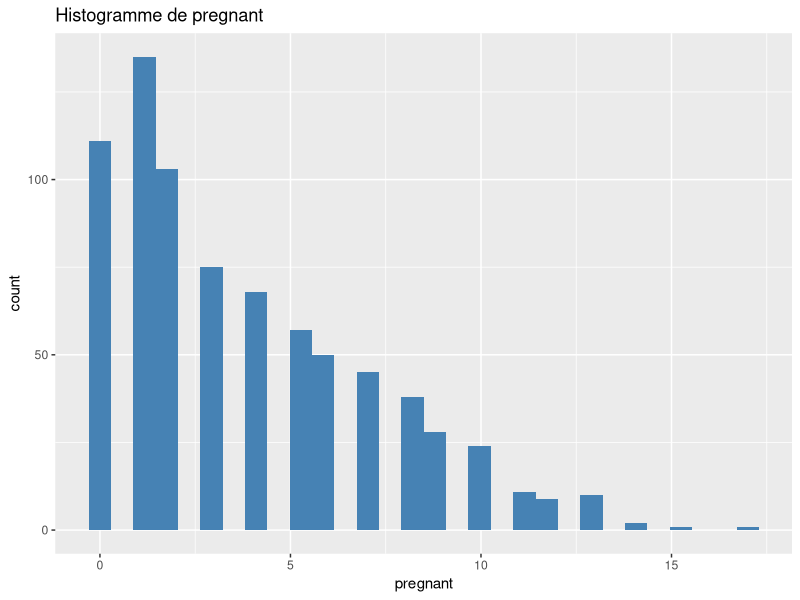
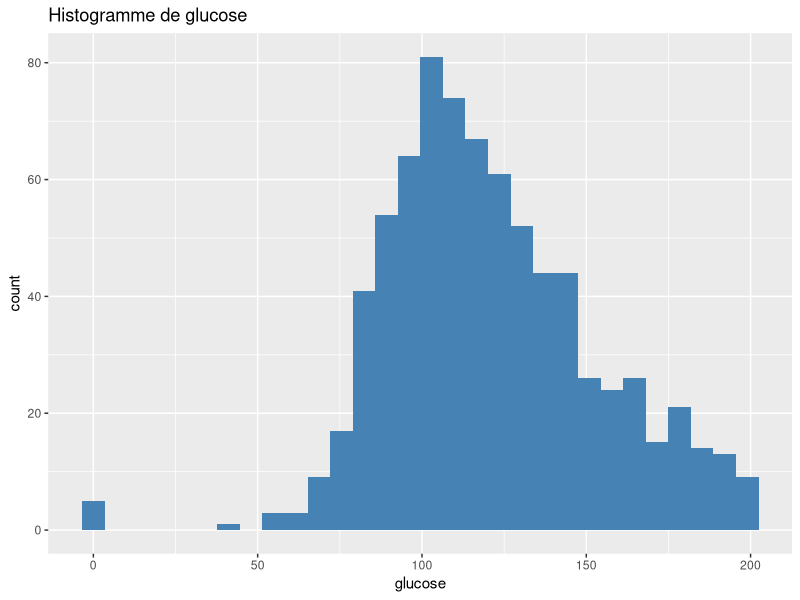
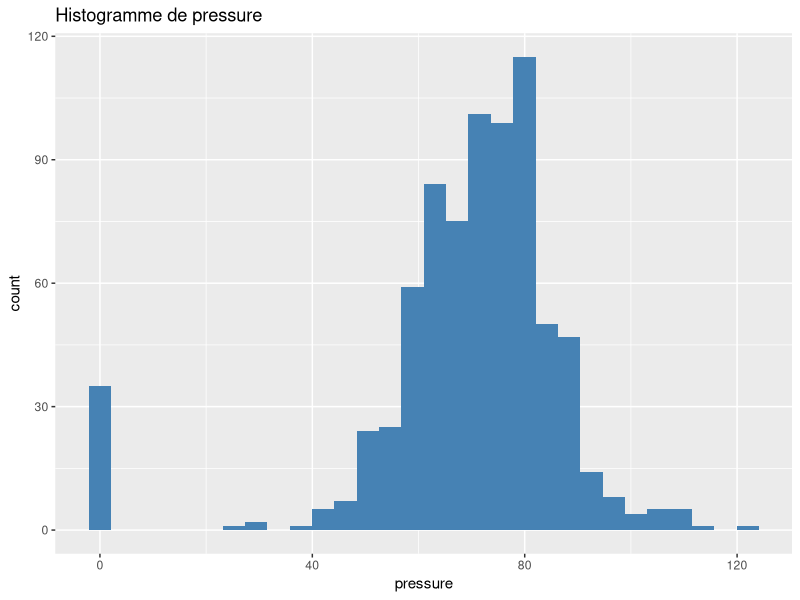
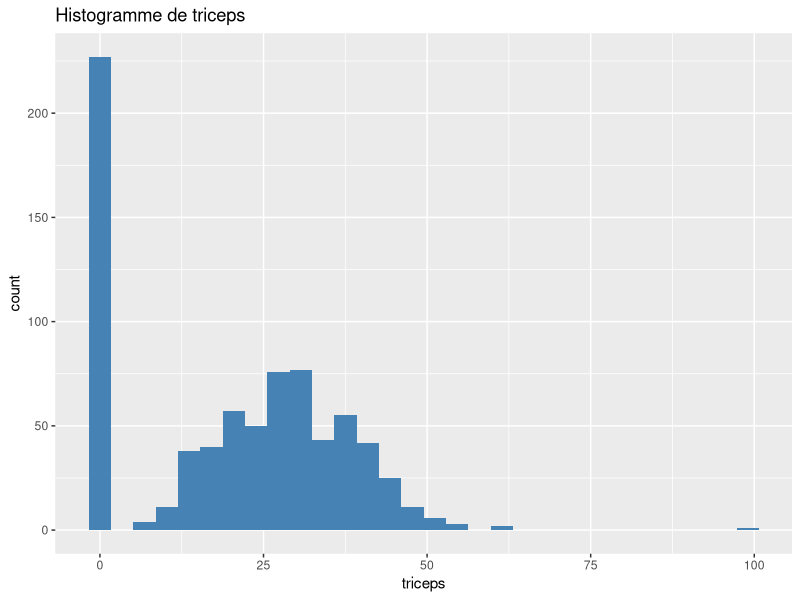
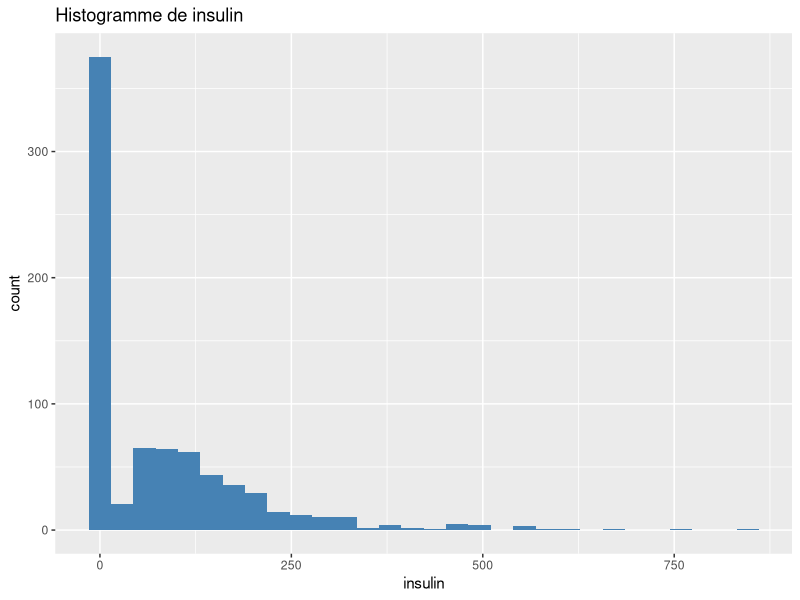
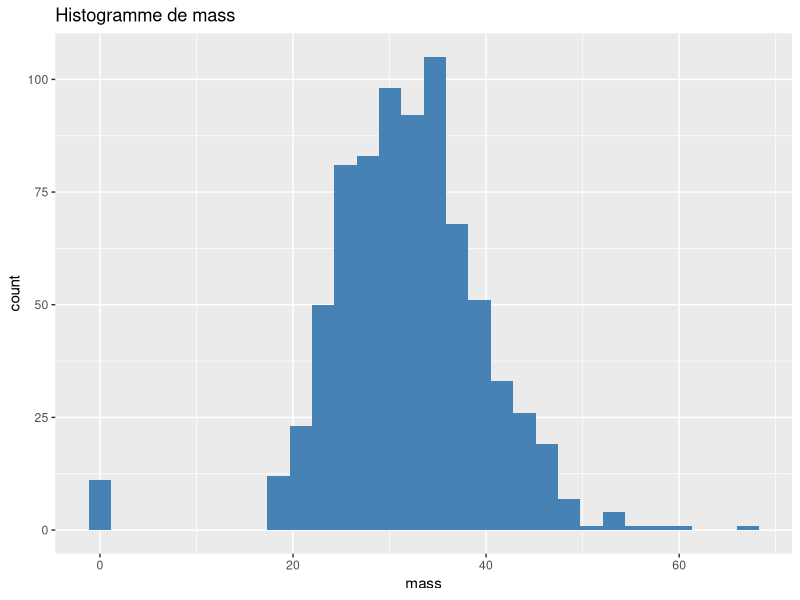
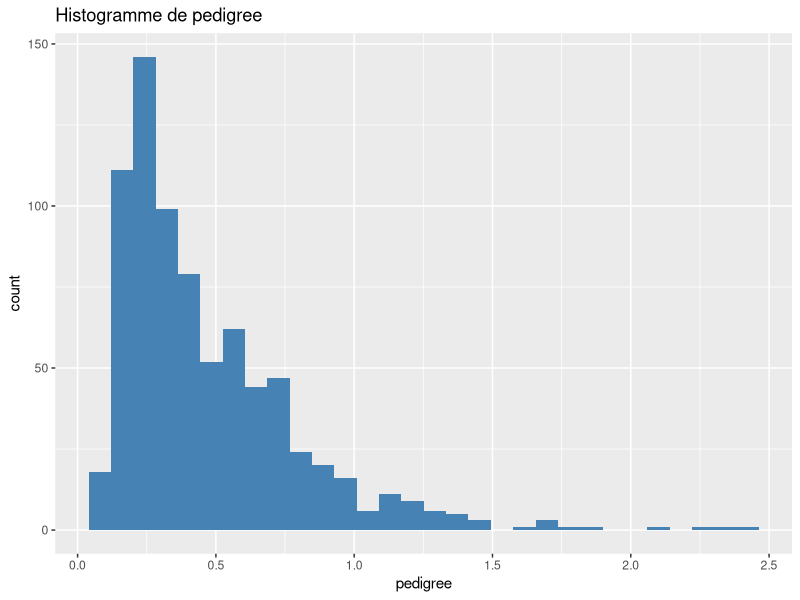
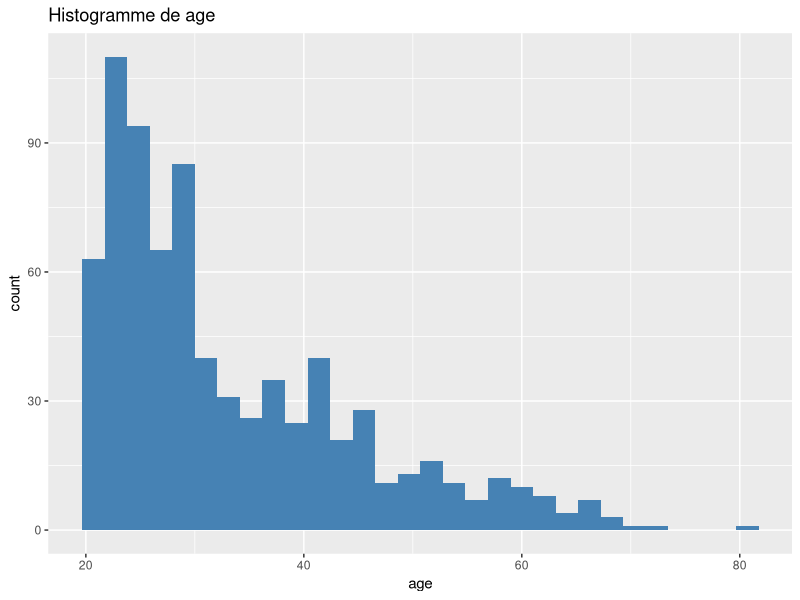

Write the R code that produced these figures, in order.
## ---- chunk 1
library(mlbench)
library(ggplot2)
library(GGally)
library(MASS)
library(e1071)
library(caret)
library(dplyr)
## ---- chunk 2

simul <- function(eps,n_obs) {
  n1 = n_obs/2
  
  var = diag(2) # la variance de nos 2 gaussiennes. 
  
  X1 = mvrnorm(n1,c(0,0),var)
  X2 = mvrnorm(n1,c(eps,eps),var)
  X  = rbind(X1,X2) #matrices des données
  Y = c(rep(1,n1),rep(2,n1)) #vecteurs des étiquettes 
  
  return (list(X = X, Y = Y))
  
}
## ---- chunk 3
err_empirique <- function (eps,n_obs,n_sim){
  erreur = numeric(n_sim)
  for (i in 1:n_sim){
    De <- simul(eps,n_obs) #Jeu d'entrainement pour le modèle.
    Dt <- simul(eps,n_obs) #Jeu de test pour le modèle.
  
    cb <-lda(De$X,De$Y) #cb pour classifieur de bayes, dans le cas de 2 lois gaussiennes de même matrice lda et le classfieur de bayes coincident.
    res_cb <- predict(cb,Dt$X)$class #les classes de chaqu'une des observations estimer par le classifieur.
  
    erreur[i] <- mean(res_cb != Dt$Y) 
  }
  return (mean(erreur))
}

#Test
print(err_empirique(0.1,200,2025))
print(err_empirique(1,200,2025))
print(err_empirique(2,200,2025))
print(err_empirique(10,200,2025))
# On remarque que plus $epsilon$ augmente plus (de façon extremement plus rapide l'erreur chute), resultat logique etant donné que plus les classes sont écartées, plus le classifieur arrivera a séparer les classes
## ---- chunk 4
erreur_th <- function(eps) {
  if (eps == 0) {
    return (0.5)
  }
  moy = eps^2
  var = 2*eps^2
  erreur_classe1 <- pnorm(0,mean = moy,sd = sqrt(var))
  erreur_classe2 <- erreur_classe1
  return ((0.5)*erreur_classe1 + 0.5*erreur_classe2)
  
}

#test
erreur_th(1)
## ---- chunk 5
data(PimaIndiansDiabetes)
df = PimaIndiansDiabetes
head(df)
summary(df)
str(df)
dim(df)  #768x9
## ---- chunk 6

#Histogramme méthode univariées} 
for (col in names(df)[1:8]) {   print(ggplot(df, aes(x = .data[[col]])) +            geom_histogram(bins = 30, fill = "steelblue") +
ggtitle(paste("Histogramme de", col))) }
## ---- chunk 7
for (col in names(df)[1:8]) {
  print(ggplot(df, aes(x = diabetes, y = .data[[col]], fill = diabetes)) + 
          geom_boxplot() + 
          ggtitle(paste(col, "vs diabetes")))
}
## ---- chunk 8
df_sample <- df[sample(nrow(df), 200), ]
ggpairs(df_sample[, c("glucose", "age", "mass", "diabetes")], 
        aes(color=diabetes, alpha=0.6),
        upper = list(continuous = wrap("cor", size=3)))
## ---- chunk 9
#transformation de nos variables

dfV2 =df

#on souhaite gerer les valeurs abérantes 

#cas des 0 abérants
#ces 5 variables ne devraient pas pouvoir valoir 0 
zeroA <- c("glucose","pressure","triceps","insulin","mass") 

#remplacement des 0 
for (i in zeroA){
  dfV2[dfV2[[i]] == 0, i] <- NA
}

#mtn on peux calculer la medianne et la moyenne 
#on vas remplacer chaque 0 par la medianne pour completer 
for (i in zeroA){
  medianne <- median(dfV2[[i]],na.rm =TRUE) #on retire les NA
  dfV2[is.na(dfV2[[i]]),i] <- medianne
}
library(dplyr)
X <- dfV2[, names(dfV2) != "diabetes"]
Y <- dfV2$diabetes

#ACP
#standardisation 
Xstand <- scale(X)

acp = prcomp(Xstand,center = FALSE, scale. = FALSE)

inertie_pourcentage <- acp$sdev^2 / sum(acp$sdev^2)
inertie_pourcentage_cumuler <- cumsum(inertie_pourcentage)

# Projection des individus
individus <- data.frame(
  PC1 = acp$x[,1],
  PC2 = acp$x[,2],
  diabetes = Y
)

ggplot(individus, aes(x = PC1, y = PC2, color = diabetes)) +
  geom_point(alpha = 0.6) +
  labs(title = "Projection des individus sur PC1 et PC2",
       x = paste0("PC1 (", round(inertie_pourcentage[1]*100, 1), "%)"),
       y = paste0("PC2 (", round(inertie_pourcentage[2]*100, 1), "%)")) +
  theme_minimal() +
  scale_color_manual(values = c("neg" = "blue", "pos" = "red"))

# Cercle des corrélations
variables <- data.frame(
  PC1 = acp$rotation[,1],
  PC2 = acp$rotation[,2],
  nom = rownames(acp$rotation)
)

ggplot(variables, aes(x = PC1, y = PC2)) +
  geom_segment(aes(xend = 0, yend = 0), 
               arrow = arrow(length = unit(0.3, "cm")), 
               color = "darkred", linewidth = 0.8) +
  geom_text(aes(label = nom), hjust = -0.1, vjust = -0.1, size = 4) +
  xlim(-1, 1) + ylim(-1, 1) +
  geom_hline(yintercept = 0, linetype = "dashed", alpha = 0.3) +
  geom_vline(xintercept = 0, linetype = "dashed", alpha = 0.3) +
  labs(title = "Cercle des corrélations",
       x = paste0("PC1 (", round(inertie_pourcentage[1]*100, 1), "%)"),
       y = paste0("PC2 (", round(inertie_pourcentage[2]*100, 1), "%)")) +
  theme_minimal() +
  coord_fixed()
## ---- chunk 10
#Kmeans

#methode du coude pour savoir combien de cluster on aura besoin 
#scic pour somme des carrés intra classe
scic <- sapply(1:10, function(k) { 
  kmeans(Xstand, centers = k, nstart = 20)$tot.withinss
})
#la méthode ne nous donne pas clairement un K optimal. J'ai donc décidé de tester le moment où il y a les décroissements les plus importants, en K = 2,3,5.
#on remarquera que K=2 est le meilleur choix même s'il sépare assez mal les 2 classes


data.frame(k = 1:10, WSS = scic) %>%
  ggplot(aes(x = k, y = WSS)) +
  geom_line(linewidth = 1) +
  geom_point(size = 3) +
  theme_minimal() +
  labs(title = "Méthode du coude pour K-means",
       x = "Nombre de clusters",
       y = "Within-cluster sum of squares")

# K-means avec k=2
kmeans_result <- kmeans(Xstand, centers = 2, nstart = 25)

# Visualisation sur les composantes principales
kmeans_df <- data.frame(
  PC1 = acp$x[,1],
  PC2 = acp$x[,2],
  Cluster = factor(kmeans_result$cluster),
  Diabetes = Y
)

ggplot(kmeans_df, aes(x = PC1, y = PC2, color = Cluster)) +
  geom_point(alpha = 0.6, size = 2) +
  theme_minimal() +
  labs(title = "K-means clustering (k=2) vs classes réelles")


# Confusion entre clusters et classes réelles
table(Cluster = kmeans_result$cluster, Diabetes = Y)

# K-means avec k=3
kmeans_result <- kmeans(Xstand, centers = 3, nstart = 25)

# Visualisation sur les composantes principales
kmeans_df <- data.frame(
  PC1 = acp$x[,1],
  PC2 = acp$x[,2],
  Cluster = factor(kmeans_result$cluster),
  Diabetes = Y
)

ggplot(kmeans_df, aes(x = PC1, y = PC2, color = Cluster)) +
  geom_point(alpha = 0.6, size = 2) +
  theme_minimal() +
  labs(title = "K-means clustering (k=3) vs classes réelles")

# Confusion entre clusters et classes réelles
table(Cluster = kmeans_result$cluster, Diabetes = Y)

# K-means avec k=5
kmeans_result <- kmeans(Xstand, centers = 5, nstart = 25)

# Visualisation sur les composantes principales
kmeans_df <- data.frame(
  PC1 = acp$x[,1],
  PC2 = acp$x[,2],
  Cluster = factor(kmeans_result$cluster),
  Diabetes = Y
)

ggplot(kmeans_df, aes(x = PC1, y = PC2, color = Cluster)) +
  geom_point(alpha = 0.6, size = 2) +
  theme_minimal() +
  labs(title = "K-means clustering (k=5) vs classes réelles")

# Confusion entre clusters et classes réelles
table(Cluster = kmeans_result$cluster, Diabetes = Y)


#on remarque que K=2 est  le meilleur choix au vue des resultats
## ---- chunk 11
# Division des données
part <- createDataPartition(dfV2$diabetes, p = 0.75, list = FALSE)
de <- dfV2[part, ]
dt <- dfV2[-part, ]

# Classifieur de Bayes Naïf
bayesNaive <- naiveBayes(diabetes ~ ., data = de)

bayesNaive_entr <- predict(bayesNaive, de)
bayesNaive_test <- predict(bayesNaive, dt)

cat("Entraînement")
confusionMatrix(bayesNaive_entr, de$diabetes)

cat("Test")
nb_cm <- confusionMatrix(bayesNaive_test, dt$diabetes)
print(nb_cm)

# Erreur de prédiction
erreur_entrainement <- mean(bayesNaive_entr != de$diabetes)
erreur_test <- mean(bayesNaive_test != dt$diabetes)

cat("Erreur d'entraînement", round(erreur_entrainement, 4), "\n")
cat("Erreur de test", round(erreur_test, 4), "\n")
## ---- chunk 12
#Je choisis la méthode de la foret aléatoire
#install.packages("randomForest")
library(randomForest)

# Random Forest
set.seed(123)
foretAleatoire <- randomForest(diabetes ~ ., data = de, 
                               ntree = 500, mtry = 3, importance = TRUE)

foretAleatoire_entr <- predict(foretAleatoire, de)
foretAleatoire_test <- predict(foretAleatoire, dt)

cat("Matrice de confusion - Test (Random Forest):\n")
rf_cm <- confusionMatrix(foretAleatoire_test, dt$diabetes)
print(rf_cm)

# Erreur de prédiction
erreur_entrainement_rf <- mean(foretAleatoire_entr != de$diabetes)
erreur_test_rf <- mean(foretAleatoire_test != dt$diabetes)

cat("Erreur d'entraînement", round(erreur_entrainement_rf, 4), "\n")
cat("Erreur de test:", round(erreur_test_rf, 4), "\n")

# Importance des variables
importance_df <- data.frame(
  Variable = rownames(foretAleatoire$importance),
  Importance = foretAleatoire$importance[, "MeanDecreaseGini"]
) %>% arrange(desc(Importance))

ggplot(importance_df, aes(x = reorder(Variable, Importance), y = Importance)) +
  geom_bar(stat = "identity", fill = "darkgreen") +
  coord_flip() +
  theme_minimal() +
  labs(title = "Importance des variables (Random Forest)",
       x = "Variable",
       y = "impact des variables si la minimisation de l'impureté")
